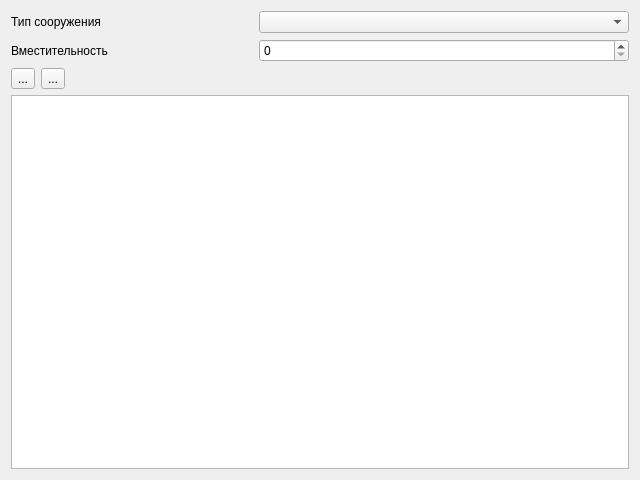
<?xml version="1.0" encoding="UTF-8"?>
<ui version="4.0">
 <class>FacilityViewer</class>
 <widget class="QWidget" name="FacilityViewer">
  <property name="geometry">
   <rect>
    <x>0</x>
    <y>0</y>
    <width>640</width>
    <height>480</height>
   </rect>
  </property>
  <property name="windowTitle">
   <string>Form</string>
  </property>
  <layout class="QGridLayout" name="gridLayout_2">
   <item row="0" column="0">
    <layout class="QGridLayout" name="gridLayout_3">
     <item row="3" column="1" colspan="5">
      <widget class="QTableView" name="tableView">
       <attribute name="horizontalHeaderStretchLastSection">
        <bool>true</bool>
       </attribute>
      </widget>
     </item>
     <item row="2" column="1">
      <widget class="QToolButton" name="tbnAddRow">
       <property name="text">
        <string>...</string>
       </property>
      </widget>
     </item>
     <item row="0" column="1" colspan="3">
      <widget class="QLabel" name="label">
       <property name="text">
        <string>Тип сооружения</string>
       </property>
      </widget>
     </item>
     <item row="1" column="1" colspan="3">
      <widget class="QLabel" name="label_2">
       <property name="text">
        <string>Вместительность</string>
       </property>
      </widget>
     </item>
     <item row="0" column="4" colspan="2">
      <widget class="QComboBox" name="cbType"/>
     </item>
     <item row="1" column="4" colspan="2">
      <widget class="QSpinBox" name="sbCapacity">
       <property name="maximum">
        <number>99999</number>
       </property>
       <property name="singleStep">
        <number>1000</number>
       </property>
      </widget>
     </item>
     <item row="2" column="2">
      <widget class="QToolButton" name="tbnDeleteRow">
       <property name="text">
        <string>...</string>
       </property>
      </widget>
     </item>
    </layout>
   </item>
  </layout>
 </widget>
 <resources/>
 <connections/>
</ui>
